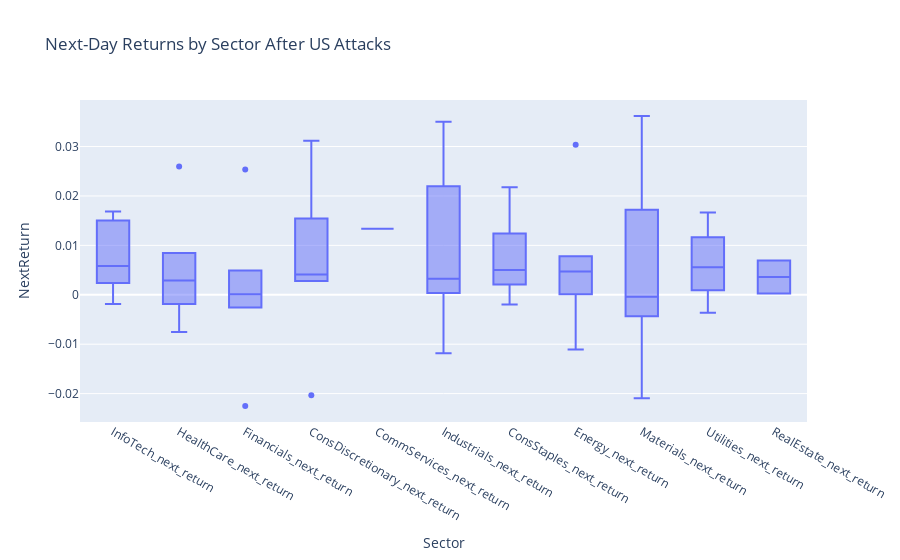

Here is the notebook cell this chart was saved with:
### Code cell
import plotly.express as px

# melt only the sector returns
sector_cols = [f"{name}_next_return" for name in sectors]
df_melt = df.melt(
    id_vars=["event","date","weekday","next_bd"],
    value_vars=sector_cols,
    var_name="Sector",
    value_name="NextReturn"
)

fig = px.box(
    df_melt,
    x="Sector",
    y="NextReturn",
    title="Next-Day Returns by Sector After US Attacks"
)
fig.show()

### Figure 1 — Plotly figure (JSON) as saved in the notebook; plotly's stock layout.template omitted (floating-point values rounded to 4 significant figures)
{"data": [{"alignmentgroup": "True", "hovertemplate": "Sector=%{x}<br>NextReturn=%{y}<extra></extra>", "legendgroup": "", "marker": {"color": "#636efa"}, "name": "", "notched": false, "offsetgroup": "", "orientation": "v", "showlegend": false, "type": "box", "x": ["InfoTech_next_return", "InfoTech_next_return", "InfoTech_next_return", "InfoTech_next_return", "InfoTech_next_return", "InfoTech_next_return", "InfoTech_next_return", "HealthCare_next_return", "HealthCare_next_return", "HealthCare_next_return", "HealthCare_next_return", "HealthCare_next_return", "HealthCare_next_return", "HealthCare_next_return", "Financials_next_return", "Financials_next_return", "Financials_next_return", "Financials_next_return", "Financials_next_return", "Financials_next_return", "Financials_next_return", "ConsDiscretionary_next_return", "ConsDiscretionary_next_return", "ConsDiscretionary_next_return", "ConsDiscretionary_next_return", "ConsDiscretionary_next_return", "ConsDiscretionary_next_return", "ConsDiscretionary_next_return", "CommServices_next_return", "CommServices_next_return", "CommServices_next_return", "CommServices_next_return", "CommServices_next_return", "CommServices_next_return", "CommServices_next_return", "Industrials_next_return", "Industrials_next_return", "Industrials_next_return", "Industrials_next_return", "Industrials_next_return", "Industrials_next_return", "Industrials_next_return", "ConsStaples_next_return", "ConsStaples_next_return", "ConsStaples_next_return", "ConsStaples_next_return", "ConsStaples_next_return", "ConsStaples_next_return", "ConsStaples_next_return", "Energy_next_return", "Energy_next_return", "Energy_next_return", "Energy_next_return", "Energy_next_return", "Energy_next_return", "Energy_next_return", "Materials_next_return", "Materials_next_return", "Materials_next_return", "Materials_next_return", "Materials_next_return", "Materials_next_return", "Materials_next_return", "Utilities_next_return", "Utilities_next_return", "Utilities_next_return", "Utilities_next_return", "Utilities_next_return", "Utilities_next_return", "Utilities_next_return", "RealEstate_next_return", "RealEstate_next_return", "RealEstate_next_return", "RealEstate_next_return", "RealEstate_next_return", "RealEstate_next_return", "RealEstate_next_return"], "x0": " ", "xaxis": "x", "y": [NaN, 0.006773, 0.01503, 0.01687, 0.004913, -0.001885, 0.002382, NaN, -0.007532, 0.02597, 0.008445, -0.0004956, -0.001882, 0.006223, NaN, -0.02249, 0.02536, 0.004917, 0.0008939, -0.002551, -0.0006503, NaN, -0.02033, 0.03117, 0.01543, 0.004521, 0.003667, 0.002782, NaN, NaN, NaN, NaN, NaN, NaN, 0.01336, NaN, -0.01183, 0.035, 0.02196, 0.004025, 0.002457, 0.0003624, NaN, -0.001966, 0.02176, 0.01239, 0.007067, 0.002925, 0.002084, NaN, 0.001838, -0.01109, 0.03038, 0.0001036, 0.007532, 0.007781, NaN, -0.02094, 0.03615, 0.01723, -0.001016, 0.00019, -0.004354, NaN, 0.009362, 0.01666, 0.01166, -0.00362, 0.001751, 0.0009383, NaN, NaN, NaN, NaN, NaN, 0.006914, 0.0002596], "y0": " ", "yaxis": "y"}], "layout": {"boxmode": "group", "legend": {"tracegroupgap": 0}, "title": {"text": "Next-Day Returns by Sector After US Attacks"}, "xaxis": {"anchor": "y", "domain": [0, 1], "title": {"text": "Sector"}}, "yaxis": {"anchor": "x", "domain": [0, 1], "title": {"text": "NextReturn"}}}}
